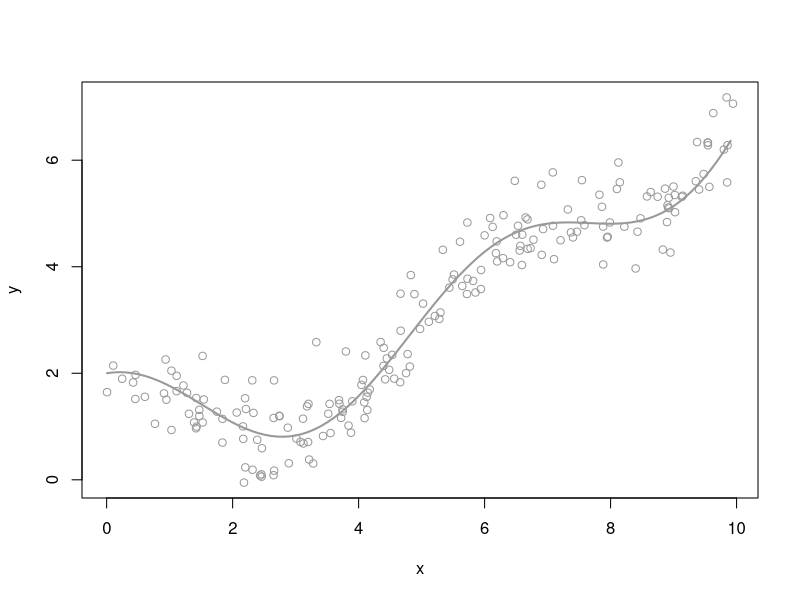
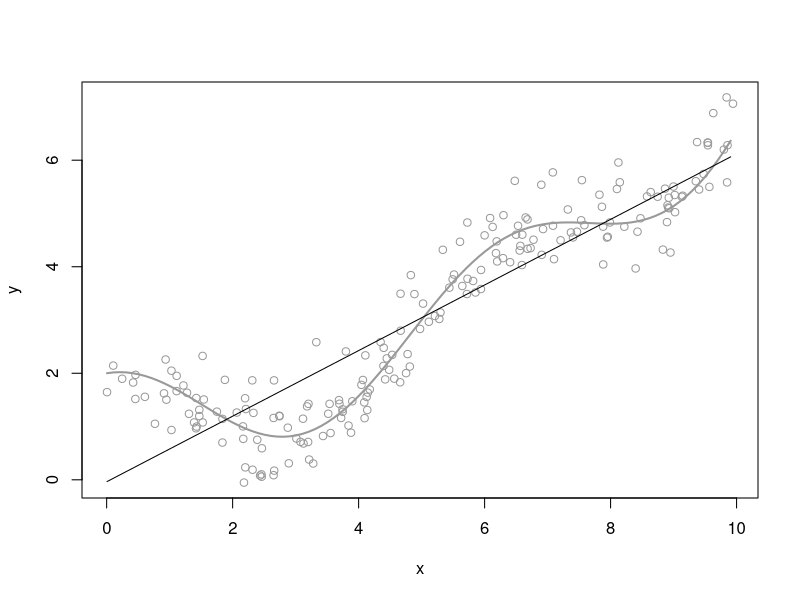
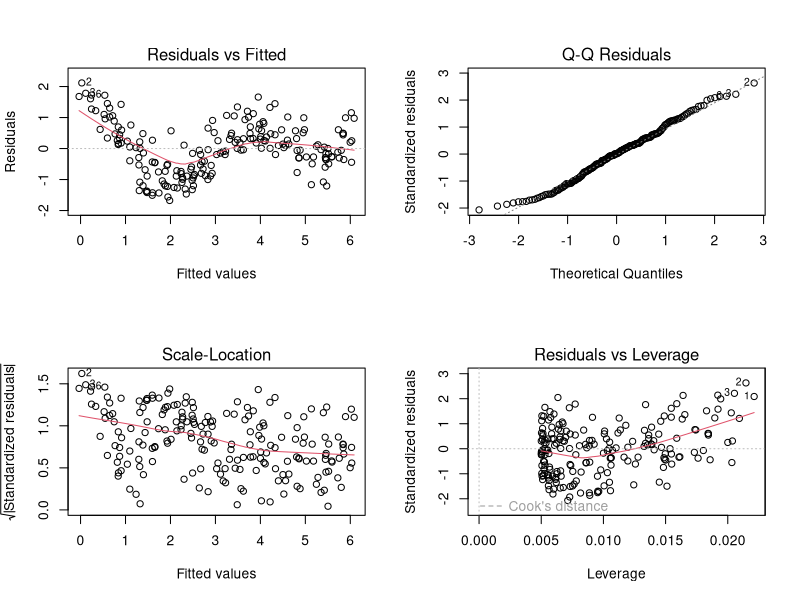
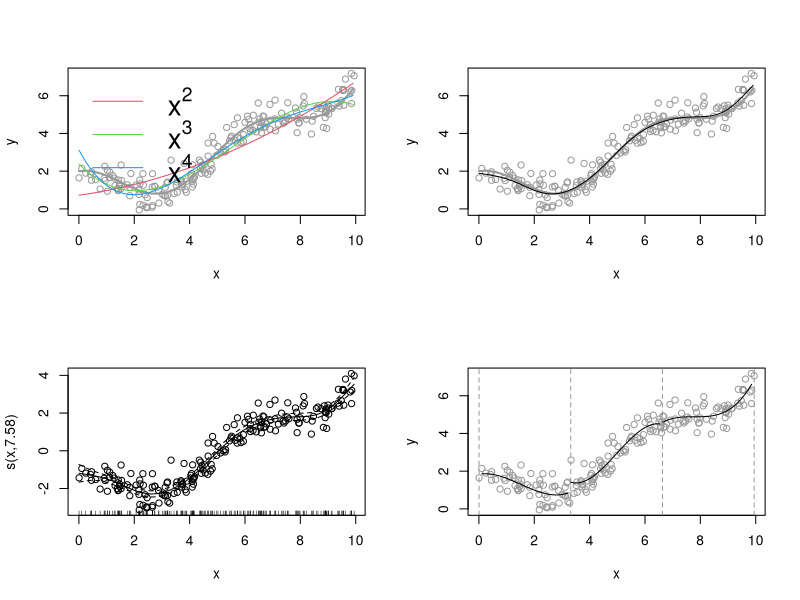
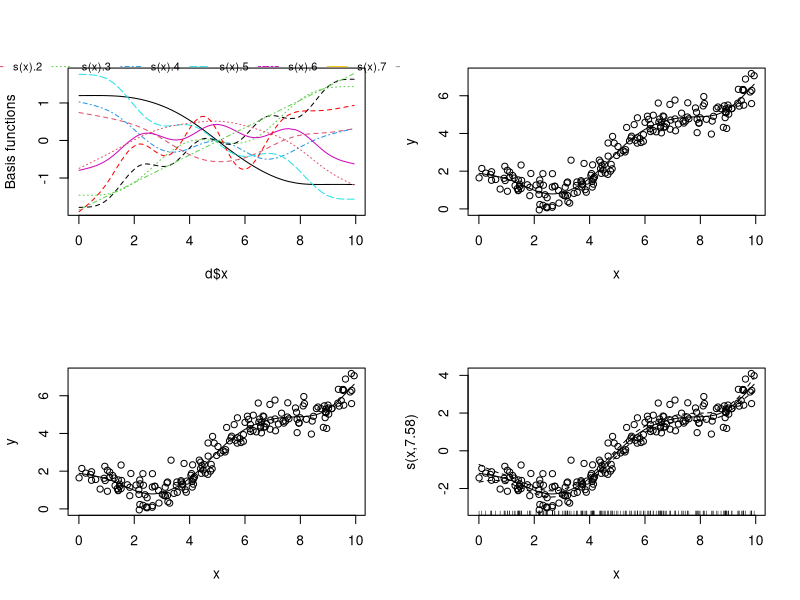
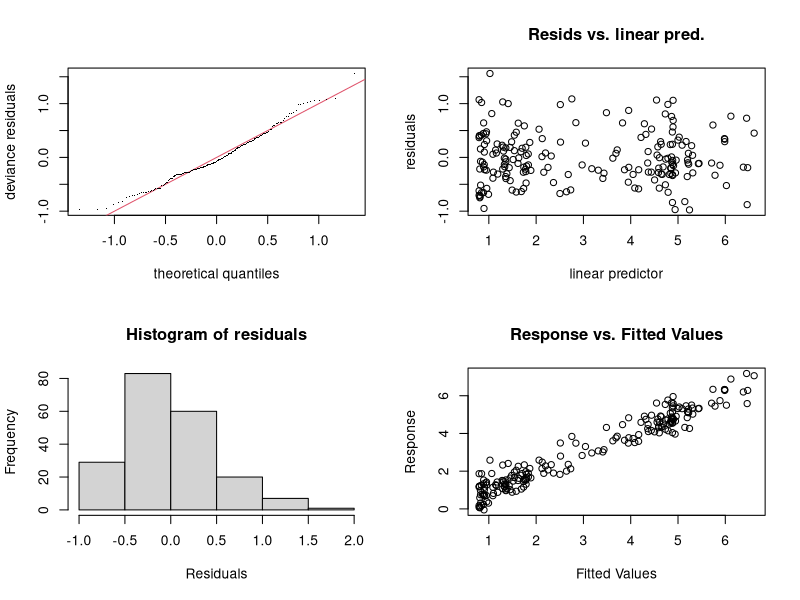

Recreate these plots in R, in order.
## ---- chunk 1

knitr::opts_chunk$set(echo = TRUE, cache=TRUE, comment="##", message = FALSE, warning = FALSE, tidy = TRUE, eval=TRUE, out.width = "70%", collapse=TRUE, fig.align="center")

## ---- chunk 2

library(mgcv)

set.seed(123) # make the example reproducible
n<-200 # number of points
x<-sort(runif(n,0,10)) 

f<-function(i){ # build a complex function
  cos(i)+exp(0.2*i)
}
y<-f(x)+rnorm(length(x),0,0.5) # add some random variation
d<-data.frame(x,y) # build a data.frame

## ---- chunk 3

plot(y~x,data=d,xlab="x",ylab="y",col="grey60")
v<-seq(min(d$x),max(d$x),by=0.1)
lines(v,f(v),col="grey60",lwd=2) 

## ---- chunk 4

plot(y~x,data=d,xlab="x",ylab="y",col="grey60")
lines(v,f(v),col="grey60",lwd=2) ## generating function (TRUE function)
m<-lm(y~x,data=d)
p<-predict(m,data.frame(x=v))
lines(v,p,lwd=1)

## ---- chunk 5
par(mfrow=c(2,2))
plot(m)

## ---- chunk 6

plot(y~x,data=d,xlab="x",ylab="y",col="grey60")
lines(v,f(v),col="grey60",lwd=2) ## generating function (TRUE function)

m2<-lm(y~poly(x,2),data=d)
p<-predict(m2,data.frame(x=v))
lines(v,p,col=2)

m3<-lm(y~poly(x,3),data=d)
p<-predict(m3,data.frame(x=v))
lines(v,p,col=3)

m4<-lm(y~poly(x,4),data=d)
p<-predict(m4,data.frame(x=v))
lines(v,p,col=4)

legend("topleft",lwd=1,cex=2,col=2:4,legend=c(expression(x^2),expression(x^3),expression(x^4)),bty="n")

## ---- chunk 7
g<-gam(y~s(x),data=d) # a gam
## ---- chunk 8
plot(y~x,data=d,xlab="x",ylab="y",col="grey60")
lines(v,f(v),col="grey60",lwd=2) ## generating function (TRUE function)

p<-predict(g,data.frame(x=v))
lines(v,p,col="black")
## ---- chunk 9
plot(g,residuals=TRUE,pch=1)
## ---- chunk 10

plot(y~x,data=d,xlab="x",ylab="y",col="grey60")
knots<-seq(min(d$x),max(d$x),length.out=4)
b<-cut(d$x,breaks=knots)
abline(v=knots,lty=2,col="grey60")

d$b<-b

l<-split(d,d$b)

invisible(lapply(l,function(i){
  m<-lm(y~poly(x,3),data=i)  
  v<-seq(min(i$x),max(i$x),by=0.1)
  p<-predict(m,data.frame(x=v))
  lines(v,p)
}))

## ---- chunk 11

mm <- predict(g, type = "lpmatrix")

matplot(d$x,mm[,-1],type="l",ylab="Basis functions")
nn <- ncol(mm[,-1])
legend("top",horiz=TRUE,colnames(mm[,-1]),cex=0.8,col=seq_len(nn),lty=seq_len(nn),inset=c(0,-0.1),xpd=TRUE,bty="n")

lines(d$x, rowSums(mm[,-1]),lty = 2,col="red")

plot(y~x,data=d)
lines(d$x,mm %*% g$coefficients)

## ---- chunk 12

plot(y~x,data=d)
lines(d$x,mm%*%g$coefficients)

## ---- chunk 13
g1<-gam(y~x,data=d)
summary(g)

## ---- chunk 14
g2<-gam(y~s(x),data=d)
summary(g)
plot(g,residuals=TRUE,pch=1)
## ---- chunk 15
par(mfrow=c(2,2))
gam.check(g)
